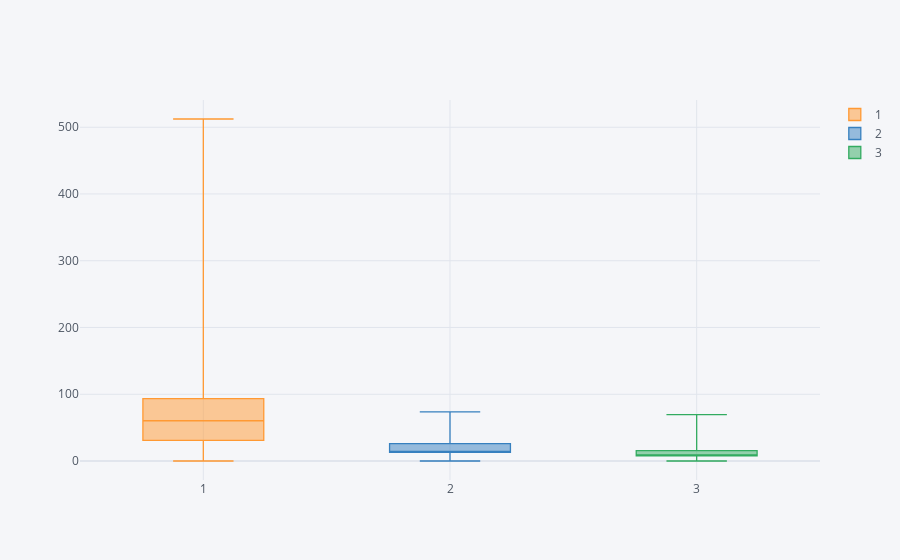

This figure's notebook cell:
### Markdown cell above
# **Part 2 - Dealing with Missing Data**

### Code cell
train[['Pclass', 'Fare']].pivot(columns='Pclass', values='Fare').iplot(kind='box')

### Figure 1 — Plotly figure (JSON) as saved in the notebook; plotly's stock layout.template omitted (floating-point values rounded to 4 significant figures; data arrays with more than 128 entries replaced by an {"elided": "..."} marker saying what was removed)
{"data": [{"boxpoints": false, "line": {"width": 1.3}, "marker": {"color": "rgba(255, 153, 51, 1.0)"}, "name": "1", "orientation": "v", "type": "box", "y": {"elided": "891 float values"}}, {"boxpoints": false, "line": {"width": 1.3}, "marker": {"color": "rgba(55, 128, 191, 1.0)"}, "name": "2", "orientation": "v", "type": "box", "y": {"elided": "891 float values"}}, {"boxpoints": false, "line": {"width": 1.3}, "marker": {"color": "rgba(50, 171, 96, 1.0)"}, "name": "3", "orientation": "v", "type": "box", "y": {"elided": "891 float values"}}], "layout": {"legend": {"bgcolor": "#F5F6F9", "font": {"color": "#4D5663"}}, "paper_bgcolor": "#F5F6F9", "plot_bgcolor": "#F5F6F9", "title": {"font": {"color": "#4D5663"}}, "xaxis": {"gridcolor": "#E1E5ED", "showgrid": true, "tickfont": {"color": "#4D5663"}, "title": {"font": {"color": "#4D5663"}, "text": ""}, "zerolinecolor": "#E1E5ED"}, "yaxis": {"gridcolor": "#E1E5ED", "showgrid": true, "tickfont": {"color": "#4D5663"}, "title": {"font": {"color": "#4D5663"}, "text": ""}, "zerolinecolor": "#E1E5ED"}}}
